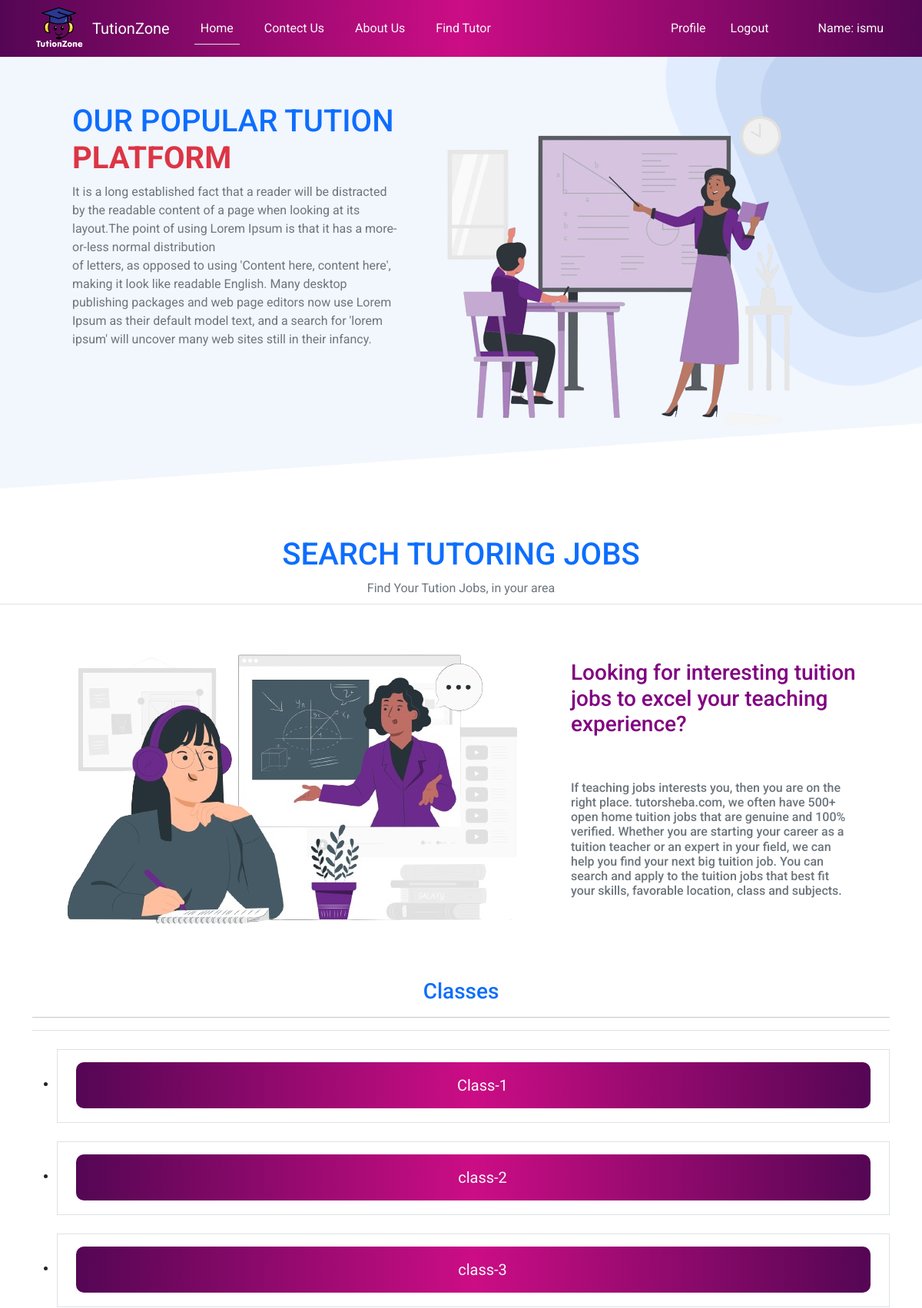
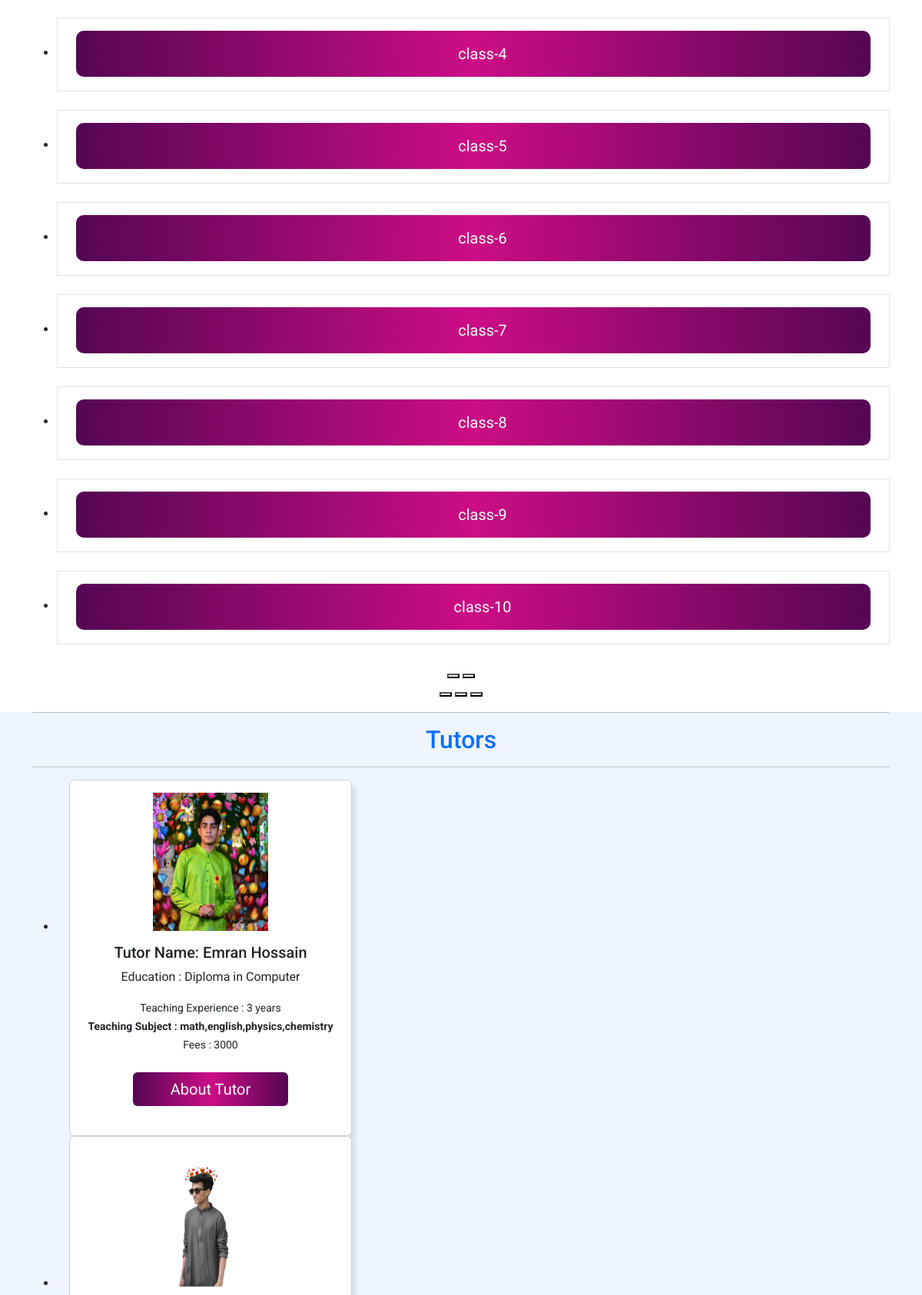
The app's page / (signed in, upper part) with its own data (2 pictures, top to bottom).
### categorybyclasses/models.py (models this page shows, shortened)
class CategoryByClasses(models.Model):
    name = models.CharField(max_length =30)
    slug = models.SlugField(max_length =40)

### tution/models.py (models this page shows, shortened)
class AddTutors(models.Model):
    user = models.ForeignKey(User,on_delete =models.CASCADE,related_name ='tutor')
    name =models.CharField(max_length=50)
    image = models.ImageField(upload_to="tution/image/")
    class_category = models.ManyToManyField(CategoryByClasses)
    education = models.CharField(max_length=100)
    teaching_experience = models.CharField(max_length =20)
    fee =models.CharField(max_length=10)
    subject = models.CharField(max_length=50)
    number =models.CharField(max_length=12)

### tutionzone/views.py (the view)
# urls.py: 2. Add a URL to urlpatterns:  path('', views.home, name='home')
def home(request ,Category_slug =None):
    data = AddTutors.objects.all()
    form = CategoryByClasses.objects.all()
    if Category_slug is not None:
        class_category = CategoryByClasses.objects.get(slug = Category_slug)
        data = AddTutors.objects.filter(class_category=class_category)
    return render(request, 'home.html',{'data':data , 'category':form})

### templates/home.html (shortened to what this page needs)
{% extends "base.html" %}
{% load static %}
{% block content %}
<div style="background-image: url({% static 'bg.PNG'%});
background-size: cover;
background-position: center;
background-repeat: no-repeat;
width: 100%;
">
  <div class="top-part  p-5 mb-5  container d-flex justify-content-between">
      <div class="top-part1 p-3">
          <h1 class="text-primary ">OUR POPULAR TUTION <strong class='text-danger'>PLATFORM</strong> </h1>
          <p class="text-secondary ">It is a long established fact that a reader will be distracted by the readable content of a page when looking at its layout.The point of using Lorem Ipsum is that it has a more-or-less normal distribution <br> of letters, as opposed to using 'Content here, content here', making it look like readable English. Many desktop publishing packages and web page editors now use Lorem Ipsum as their default model text, and a search for 'lorem ipsum' will uncover many web sites still in their infancy.  </p>
      </div>
      <div class="top-part2 p-3">
          <img class="" src="{% static 'tution.png' %}" alt="tution-img" />
      </div>
  </div>
</div>
<div class="">
  <h1 class="text-primary  text-center">SEARCH TUTORING JOBS</h1>
    <p class="text-secondary text-center border-bottom pb-2 ">Find Your Tution Jobs, in your area</p>
    <div class="jobs-part container d-flex justify-content-between p-2">
          <div>
            <img class=" p-3" src="{% static 'jobs.png' %}" alt="tution-img" />
          </div>
        <div>
            <h3 class=" ps-5 mt-5" style="color:purple; font-weight-bold">Looking for interesting tuition jobs to excel your teaching experience?</h3>
            <p class="text-secondary p-5 h6">If teaching jobs interests you, then you are on the right place. tutorsheba.com, we often have 500+ open home tuition jobs that are genuine and 100% verified. Whether you are starting your career as a tuition teacher or an expert in your field, we can help you find your next big tuition job. You can search and apply to the tuition jobs that best fit your skills, favorable location, class and subjects.</p>
        </div>
    </div>
  </div>
<div class=" container text-center mt-4">
    <h3 class="text-primary"> Classes</h3><hr>
    <div class="swiffy-slider slider-item-show4 slider-item-reveal pt-4 border-top slider-nav-round slider-nav-dark">
      <ul class="slider-container">
        {% for dt in category %}
          <li class="border text-center p-3 mb-4">
              <div class="form-check   mx-2 " style="background: linear-gradient(90deg,#540654,#cc0d85 50%,#540654 100%,#00d4ff 0); border-radius:10px;">
                  <label class="form-check-label p-2" for="{{dt.id}}">
                      <b><a href="{% url 'Category_slug' dt.slug %}" style="font-size:20px;" class="btn text-light ">{{dt.name}}</a></b>
                  </label>
              </div>
            </li>
        {% endfor %}
      </ul>
      <button type="button" class="slider-nav"></button>
      <button type="button" class="slider-nav slider-nav-next"></button>
      <div class="slider-indicators">
        <button class="active"></button>
        <button></button>
        <button></button>
      </div>
    </div>
</div>
<div style="background:#EEF5FF;">
  <div class="swiffy-slider slider-item-show3 slider-nav-round slider-nav-outside container border-bottom pb-5">
      <hr>
      <h2 class='text-center text-primary '>Tutors</h2>
      <hr>
      <ul class="slider-container">
          {% for dt in data %}
              <li class='m-auto text-center'>
                  <div class="card box-shadows  mx-3 pt-3 text-dark" style="width: 23rem; height:29rem;">
                      <img src="{{dt.image.url}}"  class="card-img-top m-auto rounded-0 " alt="car-image" style="width:150px;height: 180px;">
                      <div class="card-body  ">
                          <h5 class="card-title">Tutor Name: {{dt.name}}</h5>
                          <p class="card-text title ">Education : {{dt.education}}</p>
                          <small>Teaching Experience : {{dt.teaching_experience}}</small><br>
                          <small> <b> Teaching Subject : {{dt.subject}} </b></small><br>
                          <small>Fees : {{dt.fee}}</small>
                          <br>
                          <br>
                          <a width="100%" href="{% url 'details' dt.id %}" style="font-size:20px;" class="btn bg-color pe-5 ps-5  mb-2 text-light">About Tutor</a>
                      </div>
                  </div>
              </li>
          {% endfor %}
      </ul>
  </div>
</div>
{% endblock content %}

### templates/base.html (shortened to what this page needs)
<!doctype html>
<html lang="en">
    <head>
        {% load static %}
        <link href="https://cdn.jsdelivr.net/npm/swiffy-slider@1.6.0/dist/css/swiffy-slider.min.css" rel="stylesheet">
        <link
            href="https://cdn.jsdelivr.net/npm/bootstrap@5.3.2/dist/css/bootstrap.min.css"
            rel="stylesheet"
        />
        <link href="{% static 'style.css' %}" rel="stylesheet"/>
    </head>
    <body>
      <header class="banner" style="padding-bottom:70px">
        <nav class="navbar fixed-top navbar-expand-lg text-light"   >
          <div class="container">
            <img class=" text-light" width="70px" src="{% static 'logos.png'%}" alt="logo" />
            <a class="navbar-brand text-light ms-2" href="{% url 'homepage' %}">TutionZone</a>
            <div class="collapse navbar-collapse" id="navbarSupportedContent">
              <ul class="navbar-nav me-auto mb-2 mb-lg-0">
                <li class="nav-item">
                  <a class="nav-link text-light border-bottom ms-3" href="{% url 'homepage' %}">Home</a>
                </li>
                <li class="nav-item">
                  <a class="nav-link text-light p-2 ms-4" href="{% url 'contect_us' %}">Contect Us</a>
                </li>
                <li class="nav-item">
                  <a class="nav-link text-light p-2 ms-4" href="{% url 'about_us' %}">About Us</a>
                </li>
                <li class="nav-item">
                  <a class="nav-link text-light p-2 ms-4" href="{% url 'find_tutor' %}">Find Tutor</a>
                </li>
              </ul>
            </div>
            <ul class="navbar-nav me-auto mb-2 mb-lg-0">
              {% if user.is_authenticated %}
              <li class="nav-item me-3">
                  <a class="nav-link  text-light" aria-current="page" href="{% url 'profile'%}">Profile</a>
                </li>
                <li class="nav-item">
                  <a class="nav-link text-light " href="{% url 'logout' %}">Logout</a>
                </li>
                <li class="nav-item ms-5">
                  <a class="nav-link text-light " href="{% url 'profile'%}"> Name: {{request.user.username}}</a>
                </li>
              {%endif%}
            </ul>
          </div>
      </nav>
      </header>
        {% block content %}
        {% endblock content %}
    </body>
</html>

### static/style.css (style rules this page uses)
body { margin: 0; padding: 0; }
.navbar { background-color: rgba(255, 255, 255, 0.8); }

### templates/home.html (style rules this page uses)
.box-shadows { box-shadow: 5px 8px 6px rgba(0, 0, 0, 0.1); }
.bg-color { background: linear-gradient(90deg,#540654,#cc0d85 50%,#540654 100%,#00d4ff 0); }

### records on screen
CategoryByClasses: name "Class-1"
CategoryByClasses: name "class-2"
CategoryByClasses: name "class-3"
CategoryByClasses: name "class-4"
CategoryByClasses: name "class-5"
CategoryByClasses: name "class-6"
CategoryByClasses: name "class-7"
CategoryByClasses: name "class-8"
CategoryByClasses: name "class-9"
CategoryByClasses: name "class-10"
AddTutors: image (picture), name "Emran Hossain", education "Diploma in Computer", teaching_experience "3 years", subject "math,english,physics,chemistry", fee "3000"
AddTutors: image (picture)

### other values on screen
{{ request.user.username }} "ismu"
